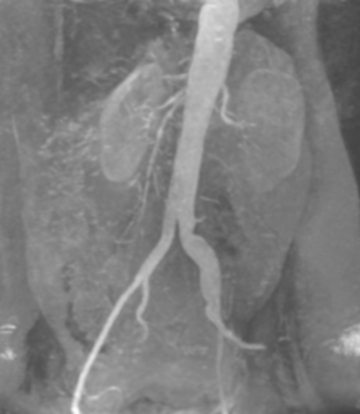
#> input picture Digital_Image_Processing/Lab6/pics/arterie.tif, 360 x 414 px
$ python 1_Color_Coding.py
#> lines starting #> are read from the running program, lines starting #| are printed output that depends on the picture; after the words box and inside, x2 and y2 are one past the last pixel; in counts of white or black regions, pixels touching at a corner belong together
import cv2 as cv
import numpy as np
import matplotlib.pyplot as plt
from matplotlib import colormaps

image_path1 = "pics/arterie.tif"
image1 = cv.imread(image_path1, cv.IMREAD_GRAYSCALE)
#> image1 is the input picture: shape (414, 360); min 67, max 253, mean 125.7

image_path2 = "pics/ctSkull.tif"
image2 = cv.imread(image_path2, cv.IMREAD_GRAYSCALE)
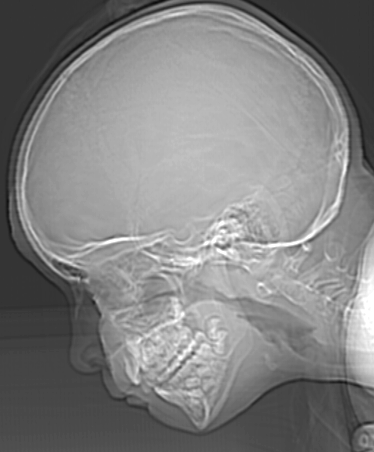
#> input picture Digital_Image_Processing/Lab6/pics/ctSkull.tif, 374 x 452 px
#> image2 is the input picture: shape (452, 374); min 12, max 255, mean 129.4

# gray level histogram
hist1 = cv.calcHist([image1], [0], None, [256], [0, 256])
#> hist1 = 256 values, max 4627 at index 121, min 0 at index 0, mean 582.2
hist2 = cv.calcHist([image2], [0], None, [256], [0, 256])
#> hist2 = 256 values, max 12310 at index 52, min 0 at index 0, mean 660.3

plt.figure(figsize=(8, 5))
plt.title('Gray Level Histogram')

plt.subplot(1, 2, 1)
plt.hist(image1.ravel(), bins=256, range=[0,256])
plt.xlabel('Gray Level (0–255)')
plt.ylabel('Number of Pixels')
plt.xlim([0, 256])
plt.grid(True, linestyle='--', alpha=0.5)

plt.subplot(1, 2, 2)
plt.hist(image2.ravel(), bins=256, range=[0,256])
plt.xlabel('Gray Level (0–255)')
plt.ylabel('Number of Pixels')
plt.xlim([0, 256])
plt.grid(True, linestyle='--', alpha=0.5)

plt.show()
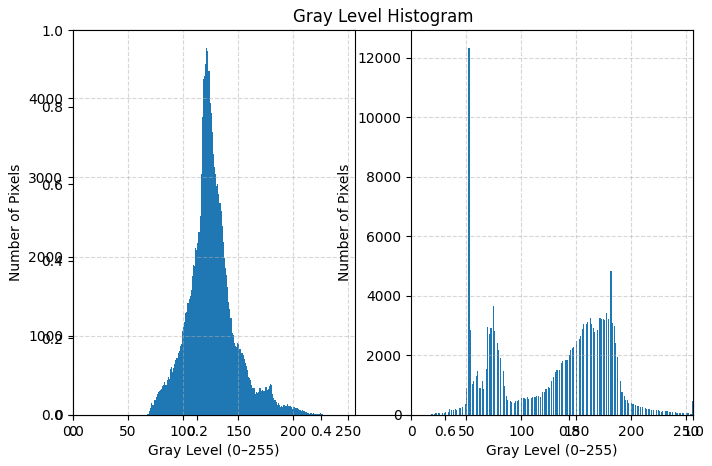
#> figure drawn by matplotlib, 2 panels; panel 1: tallest bar 4627 high, from x = 121 to 122; panel 2: tallest bar 12310 high, from x = 52 to 53

cdf1 = hist1.cumsum()   # cumulative distribution function
#> cdf1 = 256 values from 0 to 149040
cdf2 = hist2.cumsum()
#> cdf2 = 256 values from 0 to 169048
total_pixels1 = cdf1[-1]
#> total_pixels1 = 149040
total_pixels2 = cdf2[-1]
#> total_pixels2 = 169048

# Color Map
k = 8 # number of colors
colormap_name = "inferno"
cmap = plt.colormaps[colormap_name]
colors = (cmap(np.linspace(0, 1, k))[:, :3] * 255).astype(np.uint8)

# equal-frequancy bins
thresholds1 = []
pixels_per_interval = total_pixels1/k
#> pixels_per_interval = 18630

for i in range (1, k):
    target_pixel_count = i * pixels_per_interval
    thresholds_gray_value = np.searchsorted(cdf1, target_pixel_count)
    thresholds1.append(thresholds_gray_value)
#> this loop made 7 passes
#> (target_pixel_count, thresholds_gray_value) on passes 1 to 7: (18630, 103), (37260, 114), (55890, 119), (74520, 123), (93150, 129), (111780, 135), (130410, 149)
#> after the loop, thresholds1 = [103, 114, 119, 123, 129, 135, 149]

thresholds2 = []
pixels_per_interval = total_pixels2/k
#> pixels_per_interval = 21131

for i in range (1, k):
    target_pixel_count = i * pixels_per_interval
    thresholds_gray_value = np.searchsorted(cdf2, target_pixel_count)
    thresholds2.append(thresholds_gray_value)
#> this loop made 7 passes
#> (target_pixel_count, thresholds_gray_value) on passes 1 to 7: (21131, 59), (42262, 75), (63393, 119), (84524, 144), (105655, 159), (126786, 171), (147917, 181)
#> after the loop, thresholds2 = [59, 75, 119, 144, 159, 171, 181]

# color-coded image
color_img1 = np.zeros((*image1.shape, 3), dtype=np.uint8)

prev_t1 = 0
for i, t in enumerate(thresholds1 + [256]):
    mask = (image1 >= prev_t1) & (image1 <= t - 1)   # boolean Maske
    color_img1[mask] = colors[i]
    prev_t1 = t
#> this loop made 8 passes
#> (t, prev_t1) on passes 1 to 8: (103, 103), (114, 114), (119, 119), (123, 123), (129, 129), (135, 135), (149, 149), (256, 256)
#> pass 1, `mask = (image1 >= prev_t1) & (image1 <= t - 1)`:
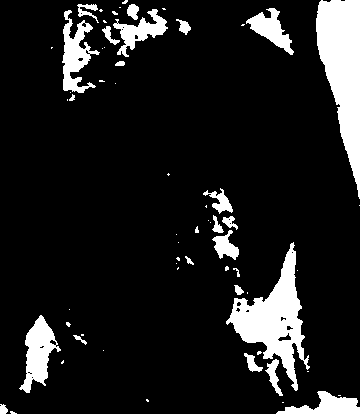
#> mask: shape (414, 360) bool; 11.9% white; 63 white regions (38 under 20 px), largest, box (x1, y1, x2, y2) and area: (316, 0, 360, 199) 5130, (226, 242, 310, 391) 4409, (19, 315, 61, 393) 1517
#> after the loop:
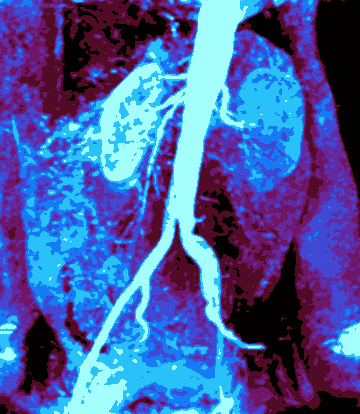
#> color_img1: shape (414, 360, 3); mean of channels 0, 1, 2 160.2, 92, 72.8; drawn as B, G, R

color_img2 = np.zeros((*image2.shape, 3), dtype=np.uint8)

prev_t2 = 0
for i, t in enumerate(thresholds2 + [256]):
    mask = (image2 >= prev_t2) & (image2 <= t - 1)   # boolean Maske
    color_img2[mask] = colors[i]
    prev_t2 = t
#> this loop made 8 passes
#> (t, prev_t2) on passes 1 to 8: (59, 59), (75, 75), (119, 119), (144, 144), (159, 159), (171, 171), (181, 181), (256, 256)
#> pass 1, `mask = (image2 >= prev_t2) & (image2 <= t - 1)`:
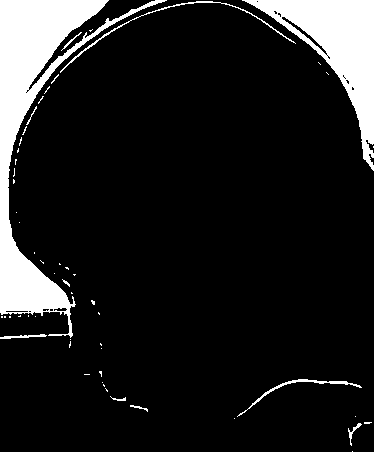
#> mask: shape (452, 374) bool; 12.3% white; 54 white regions (43 under 20 px), largest, box (x1, y1, x2, y2) and area: (0, 0, 167, 338) 12312, (242, 0, 374, 171) 7241, (60, 1, 296, 73) 421
#> after the loop:
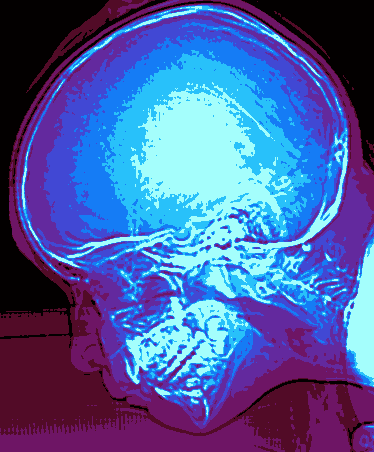
#> color_img2: shape (452, 374, 3); mean of channels 0, 1, 2 159.1, 93, 75.7; drawn as B, G, R


plt.subplot(2, 2, 1)
plt.title('Original Grayscale Image')
plt.imshow(image1, cmap='gray')
plt.axis('off')

plt.subplot(2, 2, 2)
plt.title(f'Color Coded Image ({colormap_name}, {k} colors)')
plt.imshow(cv.cvtColor(color_img1, cv.COLOR_BGR2RGB))
plt.axis('off')

plt.subplot(2, 2, 3)
plt.title('Original Grayscale Image')
plt.imshow(image2, cmap='gray')
plt.axis('off')

plt.subplot(2, 2, 4)
plt.title(f'Color Coded Image ({colormap_name}, {k} colors)')
plt.imshow(cv.cvtColor(color_img2, cv.COLOR_BGR2RGB))
plt.axis('off')

plt.show()
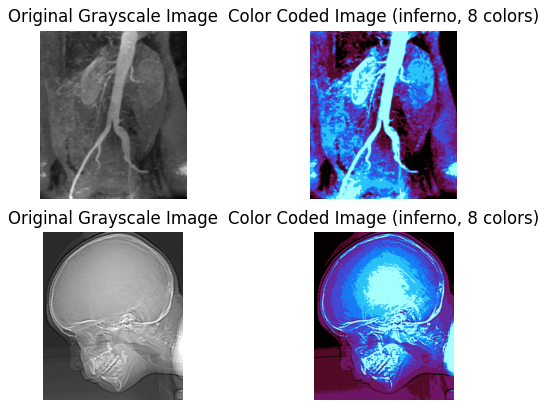
#> figure drawn by matplotlib, 4 panels
